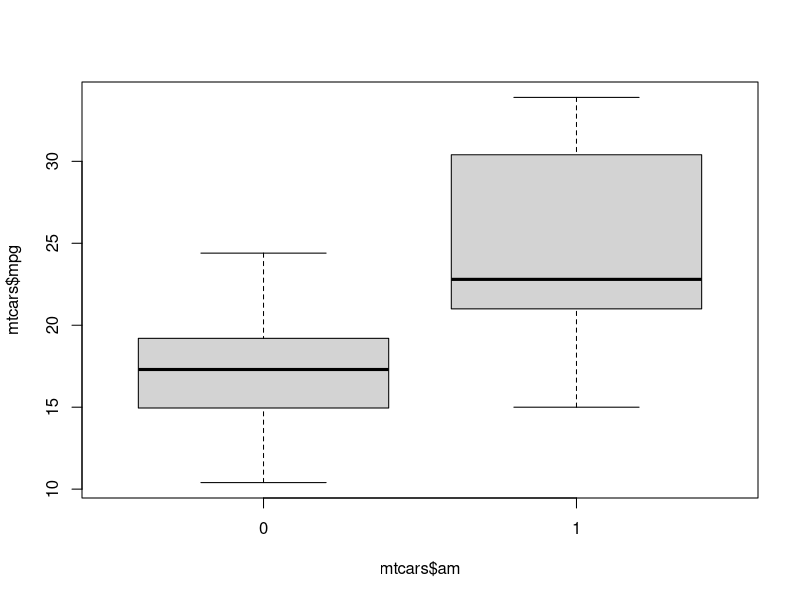
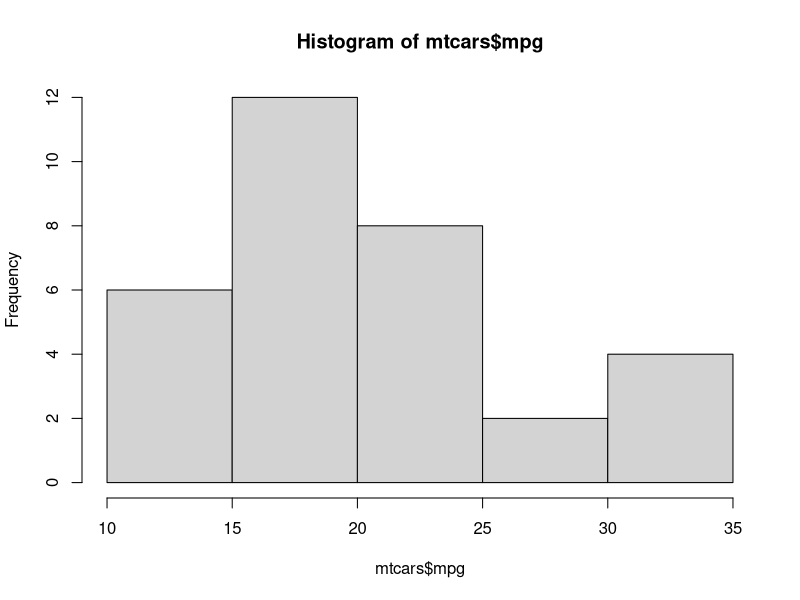
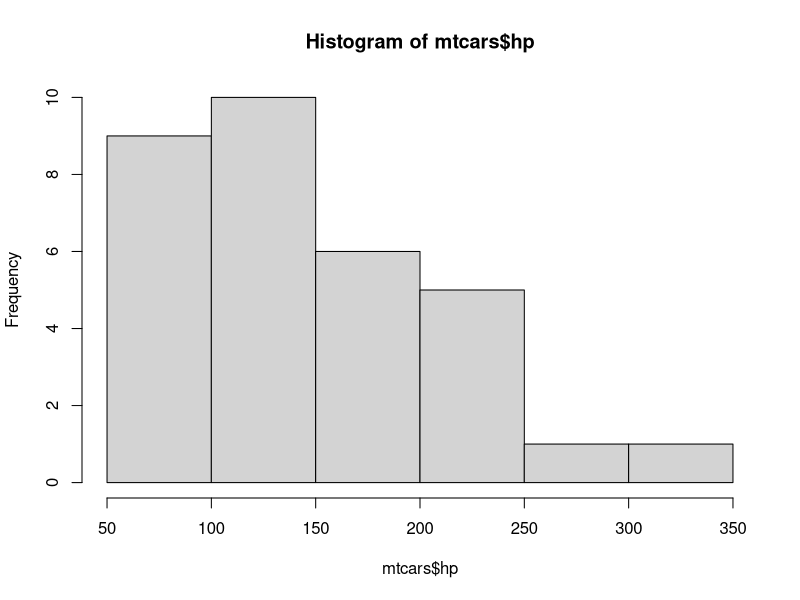
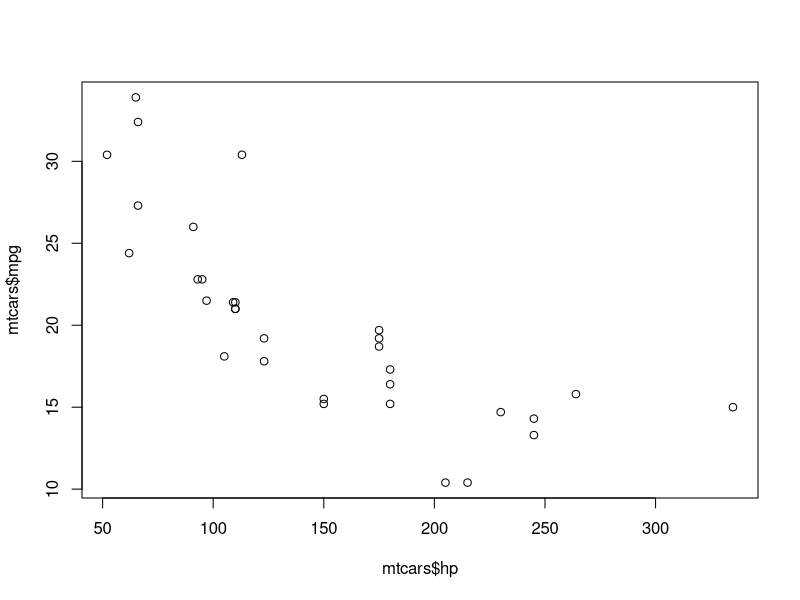
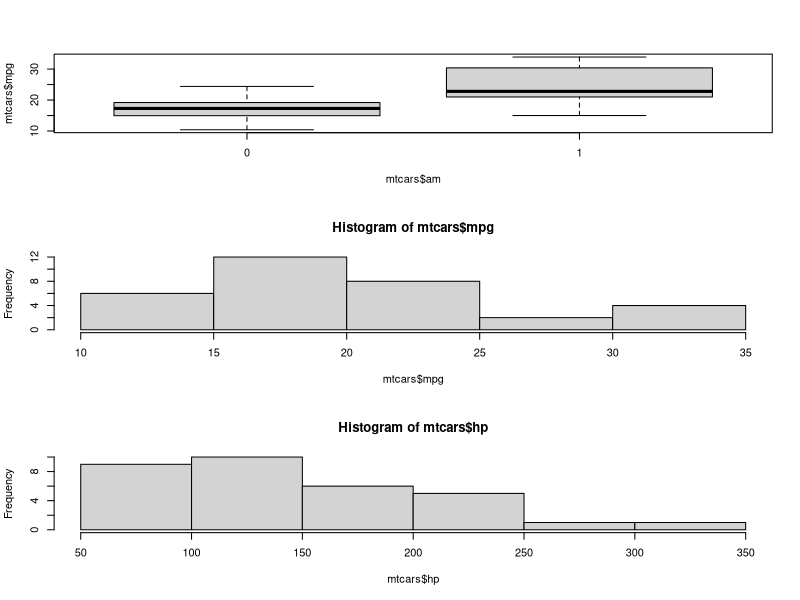
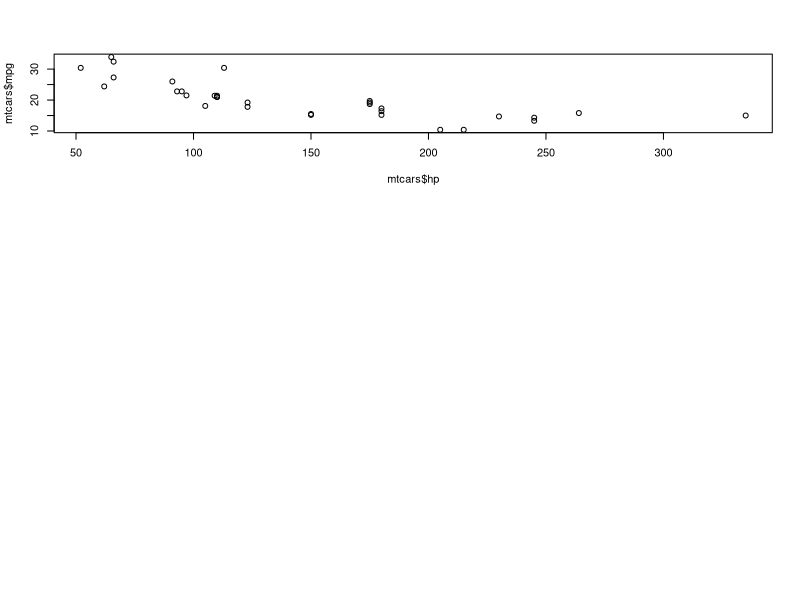
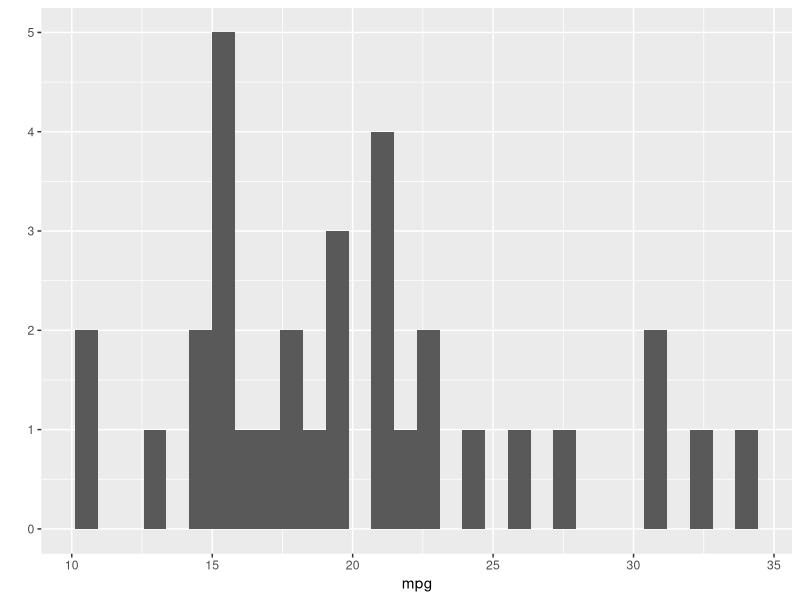
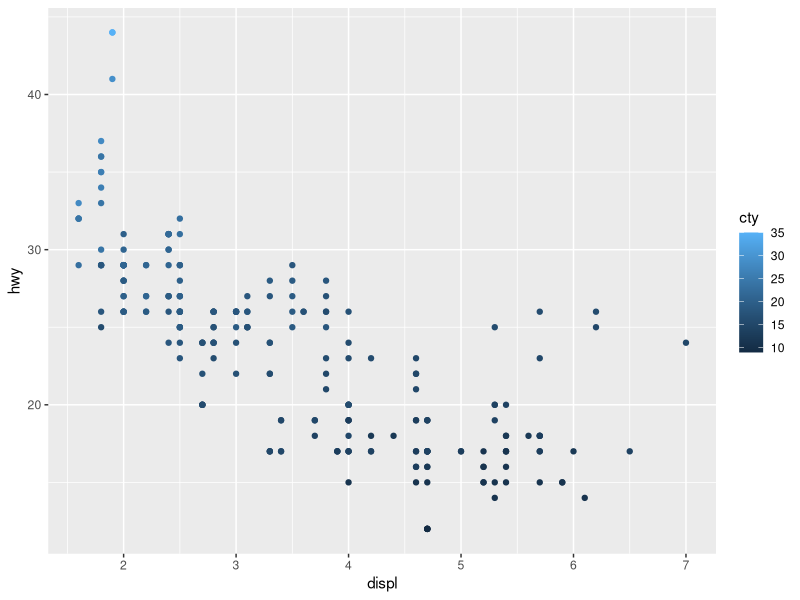

Here is the R script that generated these plots, in order:
# Adapted from DSA 5103 - Intelligent Data Analytics - Dr. Nicholson

# mtcars is a data frame that is included with the R distribution
data(mtcars)

# since this is an R packaged dataset, it comes with "help"
help(mtcars)

# lists the first few records
head(mtcars)  

# can also do head(data, n) to list the first n records
head(mtcars, 7)
View(mtcars)
# lists the last few records
tail(mtcars) 
tail(mtcars, 8)

# look at the "structure" of the object
str(mtcars)

# To retrieve data in a cell, 
# enter its row and column coordinates 
# in the single square bracket "[]" operator. 
mtcars[1,6]


# to extract one or more rows of data -----------------

mtcars[7,]   # extracts the 7th row of data
mtcars[,7] # extracts the 7th column of data
mtcars$qsec
mtcars[7:10,] # extracts the 7th-10th rows of data

mtcars[c(3, 24),]  #extracts rows 3 and 24

mtcars[mtcars$mpg<15,]  # extracts rows where mpg < 15

# extracts rows where mpg > 15 and horsepower > 200
mtcars[mtcars$mpg>15 & mtcars$hp>200,]  

# extracts rows where mpg > 15 or horspower > 200
mtcars[mtcars$mpg>15 | mtcars$hp>200,]

#can also extract rows based on other vectors, e.g. a logical vector

# create a new logical vector that is TRUE if automatic, 
# and FALSE if standard transmission
L <- mtcars$am == 0 
L 

 
#use this to return only rows with automatic transmission
mtcars[L,]

#and this to return only rows that do NOT have automatic transmission
mtcars[!L,]

mtcars[!L,]$mpg  # here is their mpg



#you can also extract columns of data  ---------

mtcars[,1]

x <- mtcars[,1]       # can save the results into a variable
head(x)

x <- mtcars[,"mpg"] # save the mpg column as a variable
head(x)

x <- mtcars$mpg   # the $ is used to delineate the dataframe and var name
head(x)

x <- mtcars[,1:3]     # extracts the first 3 columns of data
head(x)

x <- mtcars[,c("mpg","hp")]   # extracts two specific columns of data
head(x)

x <- mtcars[1:5,2:4]    #extracts rows 1-5, and columns 2-4
head(x)



# returns the number of rows in mtcars
nrow(mtcars)

# returns the number of columns in mtcars
ncol(mtcars) 

#basic stats for each variable
summary(mtcars)  


#and individual stats
mean(mtcars$mpg)
?mad
mad(mtcars$mpg)
sd(mtcars$mpg)

?boxplot   #get help for the boxplot function

#using the formula input
boxplot(mtcars$mpg ~ mtcars$am)


#the basic graphics package has several useful tools

# histograms
hist(mtcars$mpg)
hist(mtcars$hp)

#scatterplots
plot(mtcars$mpg ~ mtcars$hp)

par(mfrow=c(3,1)) # this will create a 2x2 grid for our plots

# let's put all of the above plots into 1 window

boxplot(mtcars$mpg ~ mtcars$am)

hist(mtcars$mpg)
hist(mtcars$hp)

#scatterplots
plot(mtcars$mpg ~ mtcars$hp)

#the basic packages are not enough!  
#install packages in the "Packages" window

#install.packages(tidyverse)


library(tidyverse)
qplot(data=mtcars, mpg) # another way to do histogram


# using the mpg data set from ggplot2

?ggplot2::mpg

mpgdata <- ggplot2::mpg

ggplot(mpgdata, aes(x = displ, y = hwy, colour = cty)) + geom_point()

ggplot(mpgdata, aes(x = displ, y = hwy, size = cty)) + geom_point()

ggplot(mpgdata, aes(x = displ, y = hwy, colour = hwy, size = cty)) + geom_point()

ggplot(mpgdata, aes(x = displ, y = hwy, colour = displ)) + geom_point()

ggplot(mpgdata, aes(x = displ, y = hwy, colour = displ < 5)) + geom_point()

# ggplot also has "facets"
ggplot(data = mpgdata) +
  geom_point(mapping = aes(x = displ, y = hwy)) +
  facet_wrap(~ manufacturer, nrow = 3) 

ggplot(data = mpgdata) +
  geom_point(mapping = aes(x = displ, y = hwy)) +
  facet_wrap(~ class, nrow = 2) 

# clear our graph area
dev.off()
